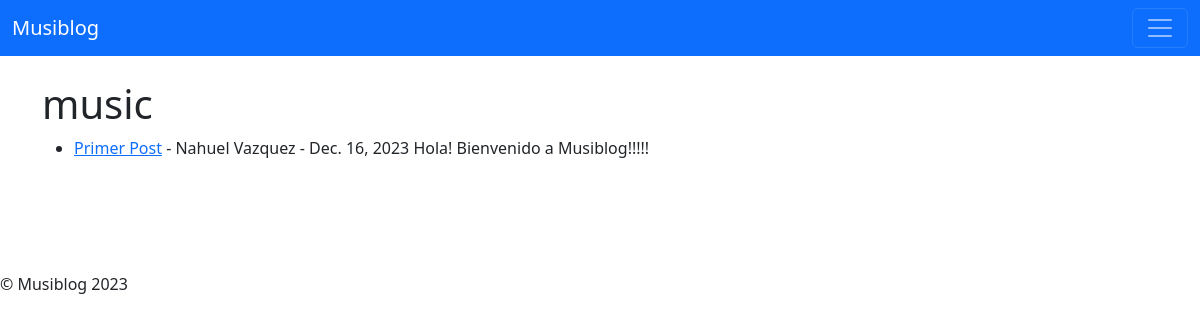
Screenshot of /categories/music/ with the database file from the repository.
### musiblog/models.py (models this page shows, shortened)
class Post(models.Model):
    titulo= models.CharField(max_length=255)
    header_image = models.ImageField(null=True, blank=True, upload_to='images/')
    titulo_tag= models.CharField(max_length=255)
    subtitle = models.CharField(max_length=255)
    body = models.TextField()
    autor = models.ForeignKey(User, on_delete=models.CASCADE)
    fecha_post = models.DateField(auto_now_add=True)
    category= models.CharField(max_length=255, default='music')

### musiblog/views.py (the view)
# urls.py: path('categories/<str:music>/', CategoryView, name='categorias'),
def CategoryView(request, music):
    category_posts = Post.objects.filter(category=music)
    return render(request, 'categorias.html', {'music':music, 'category_posts':category_posts})

### musiblog/templates/categorias.html (shortened to what this page needs)
{% extends 'base.html' %}
{% block content %}
{% if category_posts %}
<h1>{{ music }}</h1>
<ul>
{% for post in category_posts %}
       <li><a href="{% url 'blog-detalle' post.pk %}">
       {{ post.titulo }}</a>
            - {{ post.autor.first_name }}
            {{ post.autor.last_name}} - {{ post.fecha_post }}
                {{ post.body|slice:':200'  }}</li>
    {% endfor%}
{% else %}
    <h2>Acceso denegado</h2>
{% endif %}
{% endblock %}

### rows the page displays
Post: category "music", titulo "Primer Post", autor.first_name "Nahuel", autor.last_name "Vazquez", fecha_post "Dec. 16, 2023", body "Hola! Bienvenido a Musiblog!!!!!"
